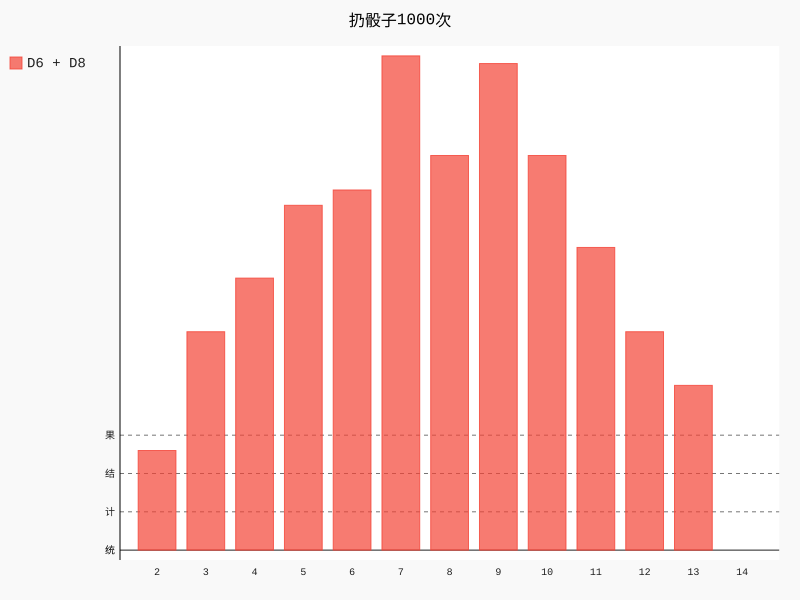

Python code for this plot:
import pygal

from visualization.die import Die

# 两个不同面数的骰子
die_1 = Die()
die_2 = Die(8)

results = []
for roll_num in range(1000):
    result = die_1.roll() + die_2.roll()
    results.append(result)
# print(results)
# 分析结果
frequencies = []
max_result = die_1.num_sides + die_2.num_sides
for value in range(2, max_result):
    frequency = results.count(value)
    frequencies.append(frequency)
print(frequencies)
# 结果可视化
hist = pygal.Bar()
hist.title = "扔骰子1000次"
hist.x_labels = ['2', '3', '4', '5', '6', '7', '8', '9', '10', '11', '12', '13', '14']
hist.y_labels = "统计结果"
hist.add('D6 + D8', frequencies)
hist.render_to_file('die_visual.svg')
